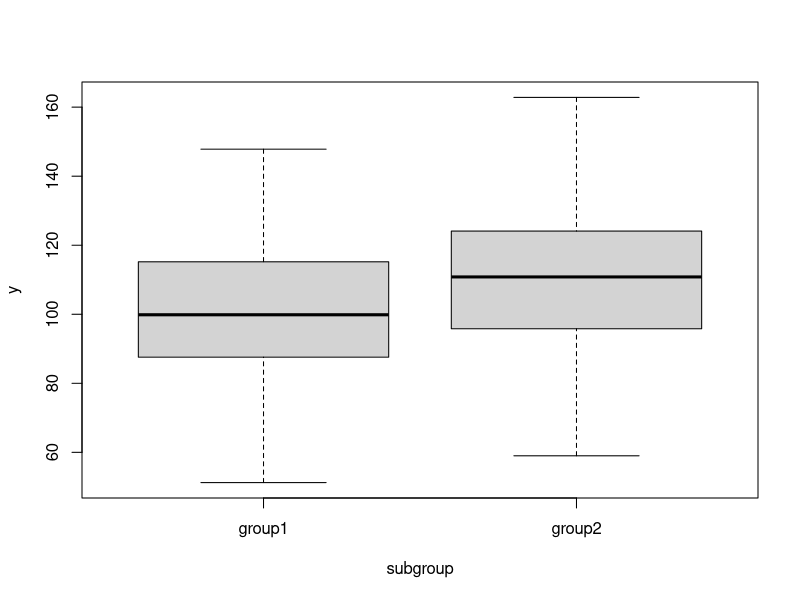
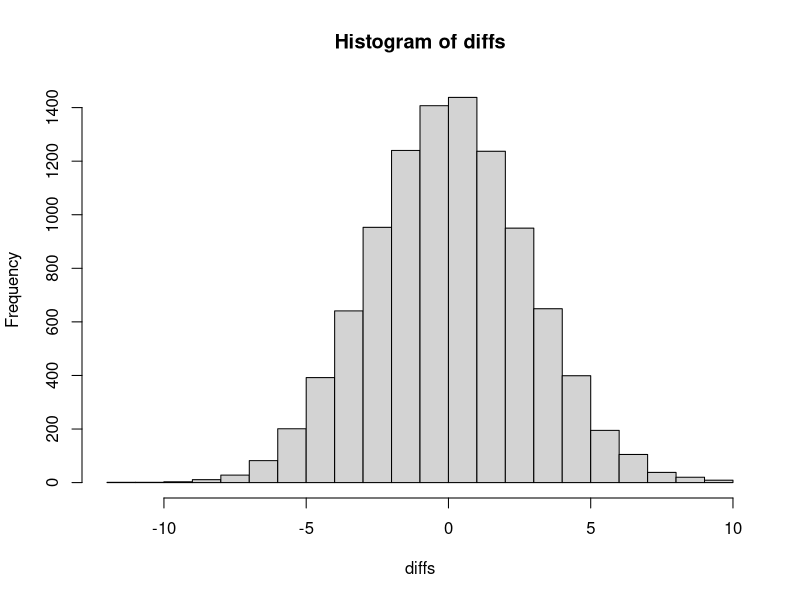

Here is the R script that generated these plots, in order:
set.seed(123457)

sample_size1 = 120          #number of data points to simulate - sample 1
sample_size2 = 100          #number of data points - sample 2

population_mean1 = 100      #population mean for simulated sample 1
population_mean2 = 115      #population mean for simulated sample 2

population_std1 = 20        #population standard deviation
population_std2 = 22

y1 = rnorm(sample_size1,population_mean1,population_std1) 
y2 = rnorm(sample_size2,population_mean2,population_std2) #generate data

y = c(y1,y2)

subgroup = c(rep("group1",sample_size1),rep("group2",sample_size2))

df = data.frame(y,subgroup)

boxplot(y~subgroup,data=df)

diffmeans = mean(y1)-mean(y2)
diffmeans

nreps = 10000

diffs = rep(NA,nreps)

for (i in 1:nreps){
  y_shuffle = sample(y,length(y),replace=FALSE)
  mean1 = mean(y_shuffle[1:sample_size1])
  mean2 = mean(y_shuffle[(1+sample_size1):(length(y))])
  diffs[i] = mean1 - mean2
}

hist(diffs)

quantile(diffs,c(.005,.025,.5,.975,.995))

#see where the difference in the sample means 
# (diffmeans) falls on the histogram
